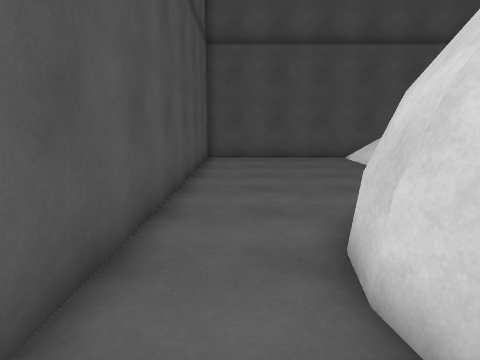
View 1 (above)

16 first-person views from a walk through a Unity game level. The camera is 1.5 m above the floor, tilts 10° down and sees 75° across. The floor is counted in squares, 1 m on a side. Each view is taken from the middle of a square. On the plan, view 1 faces up. The plan holds only what a view shows up to about 15 squares ahead; the rest is blank. The place goes on beyond the plan. Surface patterns are stand-ins for the level's own textures.

View 2
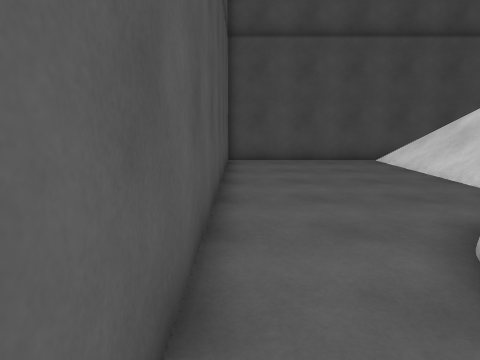

View 3
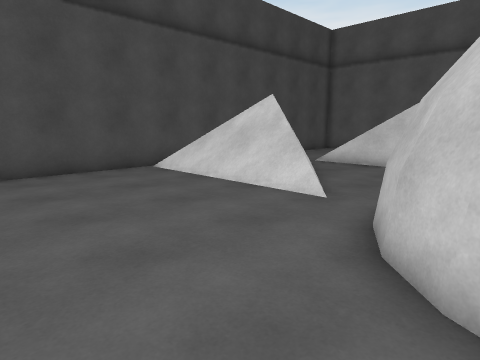

View 4
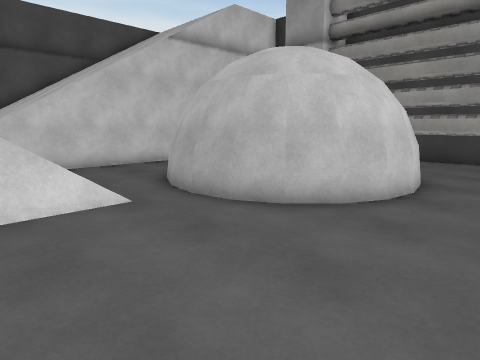

View 5
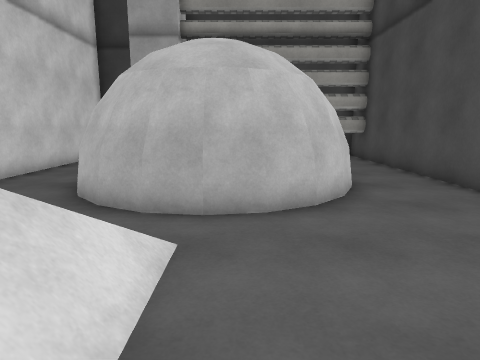

View 6
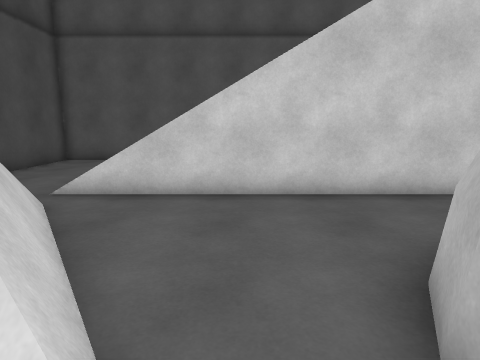

View 7
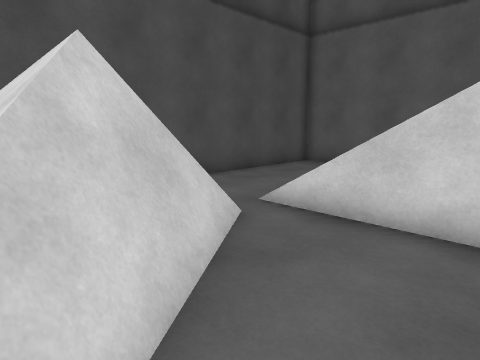

View 8
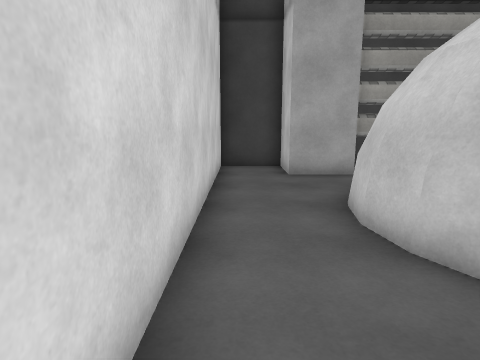

View 9
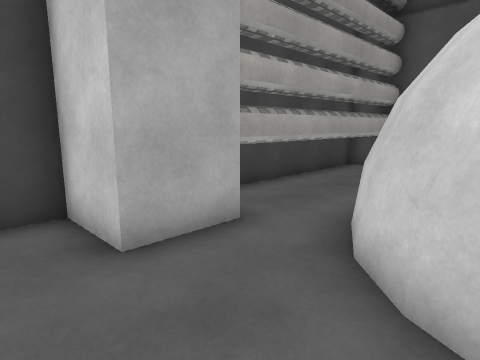

View 10
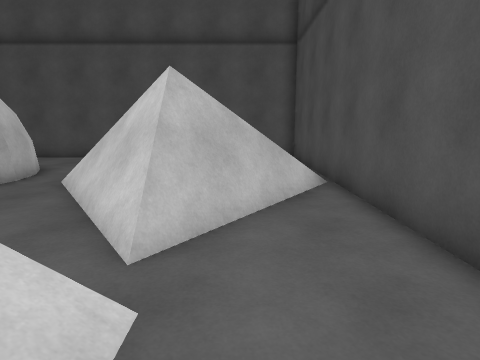

View 11
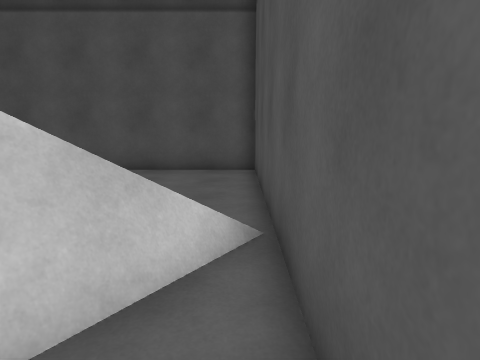

View 12
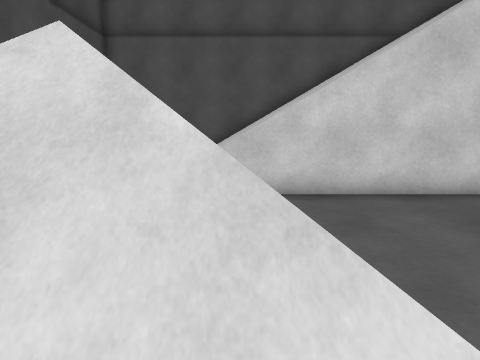

View 13
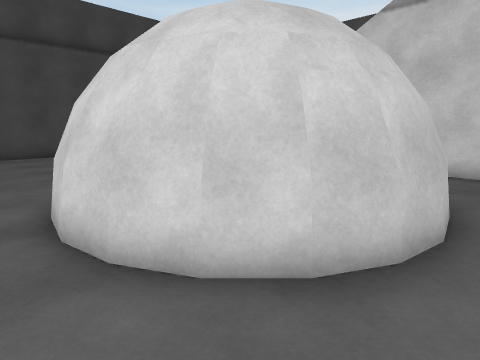

View 14
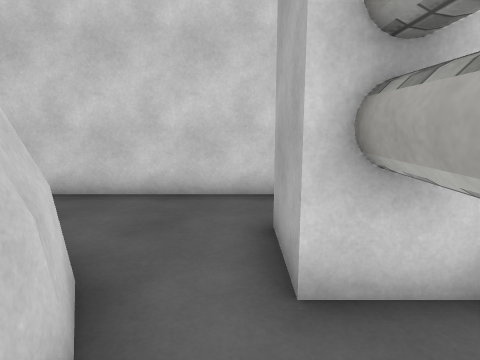

View 15
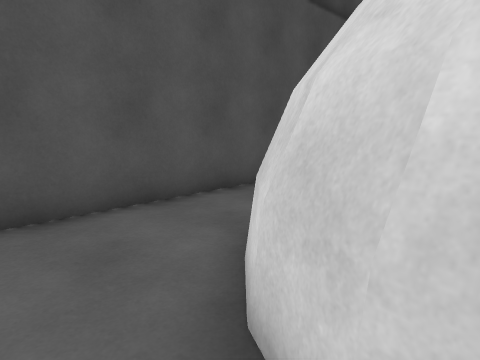

View 16
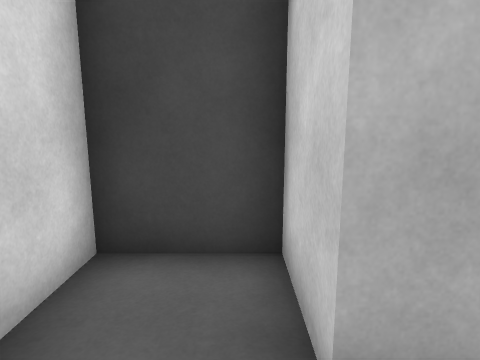

### Floor plan
Key: @ floor where view 1 was taken; # wall or solid block; . main floor; : floor 3 m higher than the main floor; / step, stairs or slope; = window, fence, low wall or low ledge; ^ raised ledge.
Columns run from 2 left of view 1 to 18 right of it. Each row starts with its distance up from view 1.
 15 #####################
 14 #......#............#
 13 #....../=#..........#
 12 #......//##.......  #
 11 #......//=##.//     #
 10 #......//##../      #
  9 #....../=#...////// #
  8 #....../#....////// #
  7 #............///////#
  6 #.....##.....:      #
  5 #....#####...=      #
  4 #...##   #...#      #
  3 #..##    ##..#  ^^^^#
  2 #..##    ##..#
  1 #...#    ##..#
  0 #.@.######...#
 -1 #.....###....#
 -2 #............#
 -3 ###########..#
 -4 ###########..#
 -5           ####

Positions as (right, up) in squares from view 1, and headings:
1: (0, 0), facing up
2: (-1, 1), facing up
3: (-1, 4), facing up-right
4: (-1, 10), facing down-right
5: (4, 11), facing down
6: (4, 7), facing right
7: (6, 7), facing up-right
8: (10, 7), facing down
9: (10, 1), facing down-left
10: (13, 12), facing left
11: (9, 14), facing left
12: (4, 9), facing right
13: (0, -2), facing up-right
14: (4, -2), facing right
15: (4, -2), facing up-left
16: (9, -1), facing down
